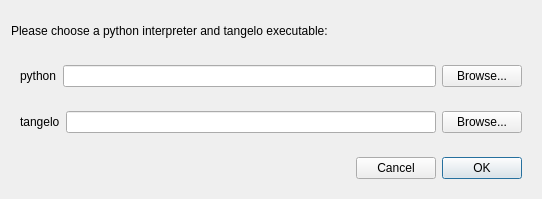
<?xml version="1.0" encoding="UTF-8"?>
<ui version="4.0">
 <class>Dialog</class>
 <widget class="QDialog" name="Dialog">
  <property name="geometry">
   <rect>
    <x>0</x>
    <y>0</y>
    <width>542</width>
    <height>199</height>
   </rect>
  </property>
  <property name="windowTitle">
   <string>Find tangelo</string>
  </property>
  <layout class="QVBoxLayout" name="verticalLayout">
   <item>
    <widget class="QLabel" name="label">
     <property name="text">
      <string>Please choose a python interpreter and tangelo executable:</string>
     </property>
    </widget>
   </item>
   <item>
    <widget class="QWidget" name="widget_3" native="true">
     <layout class="QHBoxLayout" name="horizontalLayout_3">
      <item>
       <widget class="QLabel" name="label_3">
        <property name="text">
         <string>python</string>
        </property>
       </widget>
      </item>
      <item>
       <widget class="QLineEdit" name="pythonPathBox"/>
      </item>
      <item>
       <widget class="QPushButton" name="pythonBrowse">
        <property name="text">
         <string>Browse...</string>
        </property>
       </widget>
      </item>
     </layout>
    </widget>
   </item>
   <item>
    <widget class="QWidget" name="widget" native="true">
     <layout class="QHBoxLayout" name="horizontalLayout">
      <item>
       <widget class="QLabel" name="label_2">
        <property name="text">
         <string>tangelo</string>
        </property>
       </widget>
      </item>
      <item>
       <widget class="QLineEdit" name="tangeloPathBox"/>
      </item>
      <item>
       <widget class="QPushButton" name="tangeloBrowse">
        <property name="text">
         <string>Browse...</string>
        </property>
       </widget>
      </item>
     </layout>
    </widget>
   </item>
   <item>
    <widget class="QWidget" name="widget_2" native="true">
     <layout class="QHBoxLayout" name="horizontalLayout_2">
      <item>
       <spacer name="horizontalSpacer">
        <property name="orientation">
         <enum>Qt::Horizontal</enum>
        </property>
        <property name="sizeHint" stdset="0">
         <size>
          <width>5</width>
          <height>20</height>
         </size>
        </property>
       </spacer>
      </item>
      <item>
       <widget class="QPushButton" name="cancelButton">
        <property name="text">
         <string>Cancel</string>
        </property>
       </widget>
      </item>
      <item>
       <widget class="QPushButton" name="okButton">
        <property name="text">
         <string>OK</string>
        </property>
        <property name="default">
         <bool>true</bool>
        </property>
       </widget>
      </item>
     </layout>
    </widget>
   </item>
  </layout>
 </widget>
 <resources/>
 <connections/>
</ui>
